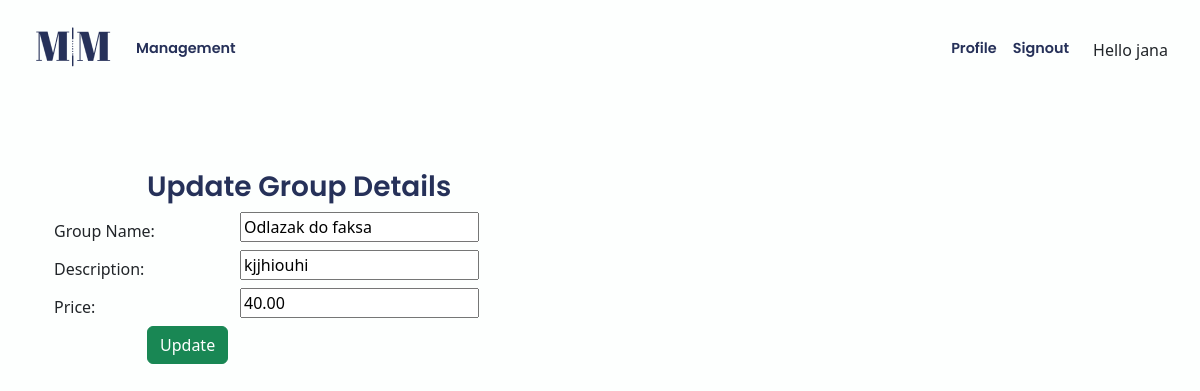
Page /app/management/edit-group/1 (signed in) on the committed database.
### app/models.py (models this page shows, shortened)
class Group(models.Model):
    owner = models.ForeignKey(User, on_delete=models.CASCADE)
    name = models.CharField(max_length=50)
    price = models.DecimalField(max_digits=8, decimal_places=2)
    description = models.TextField(max_length=300, default=None)
    paid = models.BooleanField(default=False)
    @classmethod
    def get_group_by_id(self, id):  # provjeri
        return Group.objects.get(pk=id)

### app/views.py (the view)
# urls.py: path("management/edit-group/<int:id>", views.edit_group, name="edit_group"),
@login_required()
def edit_group(request, id):
    group = Group.get_group_by_id(id)
    return render(request, "management/edit_group.html", {"group": group})

### app/templates/management/edit_group.html (shortened to what this page needs)
{% extends 'app/base.html' %}
{% block content %}
<form method="POST" class="post-form" action="{% url 'app:update_group' group.id %}">
    <div class="container">
    <br>
      <div class="form-group row">
        <label class="col-sm-1 col-form-label"></label>
        <div class="col-sm-4">
        <h3>Update Group Details</h3>
        </div>
      </div>
      <div class="form-group row">
        <label class="col-sm-2 col-form-label">Group Name:</label>
        <div class="col-sm-4">
            <input type="text" name="name" id="id_name" required maxlength="20" value="{{ group.name }}"/>
        </div>
      </div>
      <div class="form-group row">
        <label class="col-sm-2 col-form-label">Description:</label>
        <div class="col-sm-4">
            <input type="text" name="description" id="id_description" required maxlength="100" value="{{ group.description }}" />
        </div>
      </div>
      <div class="form-group row">
        <label class="col-sm-2 col-form-label">Price:</label>
        <div class="col-sm-4">
            <input type="text" name="price" id="id_price" required maxlength="20" value="{{ group.price }}" />
        </div>
      </div>
      <div class="form-group row">
        <label class="col-sm-1 col-form-label"></label>
        <div class="col-sm-4">
        <button type="submit" class="btn btn-success">Update</button>
        </div>
      </div>
    </div>
</form>
{% endblock content %}

### app/templates/app/base.html (shortened to what this page needs)
<!DOCTYPE html>
{% load static %}
<html>
    <head>
        <link href="https://cdn.jsdelivr.net/npm/bootstrap@5.2.3/dist/css/bootstrap.min.css" rel="stylesheet">
        <link rel="stylesheet" href="https://cdnjs.cloudflare.com/ajax/libs/bootstrap-datepicker/1.9.0/css/bootstrap-datepicker.min.css">
        <link rel="stylesheet" href="https://cdnjs.cloudflare.com/ajax/libs/font-awesome/6.4.0/css/all.min.css" />
        <link rel="stylesheet" href="{% static 'app/css/base.css' %}">
    </head>
    <body>
        <nav class="navbar navbar-custom navbar-expand-lg">
            <div class="container-fluid  p-2 ms-4 me-4">
                <a class="navbar-brand" href="{% url 'app:management' %}"><img class="logo" src="{% static 'app/images/logo.webp' %}" ></a>
                <div class="collapse navbar-collapse" id="navbarText">
                {% if user.is_authenticated %}
                  <ul class="navbar-nav me-auto mb-2 mb-lg-0">
                    <li class="nav-item">
                      <a class="nav-link navbar-text" aria-current="page" href="{% url 'app:management' %}">Management</a>
                    </li>
                  </ul>
                  <ul class="navbar-nav ms-auto mb-2 mb-lg-0">
                    <li class="nav-item">
                      <a class="nav-link navbar-text" href="{% url 'accounts:profile' user.id %}">Profile</a>
                    </li>
                    <li class="nav-item me-3">
                      <a class="nav-link navbar-text" href="{% url 'logout' %}"> Signout</a>
                    </li>
                    <li class="nav-item mt-2">
                       Hello {{user.username}}
                    </li>
                  </ul>
                {% endif %}
                </div>
            </div>
        </nav>
        <div class="content container my-5">
          {% block content %}
          {% endblock %}
        </div>
    </body>
</html>

### app/static/app/css/base.css (style rules this page uses)
body { background-color: #FDFFFE; }
.navbar-custom .navbar-brand, .navbar-custom .navbar-text { font-size: 1.2vw; font-family: 'Poppins', sans-serif; font-weight: 600; color: #263159; }
h1, h2, h3 { font-family: 'Poppins', sans-serif; font-weight: 600; color: #263159; }

### rows in the picture
Group: name "Odlazak do faksa", description "kjjhiouhi", price "40.00"

### other values in the picture
{{ user.username }} "jana"
